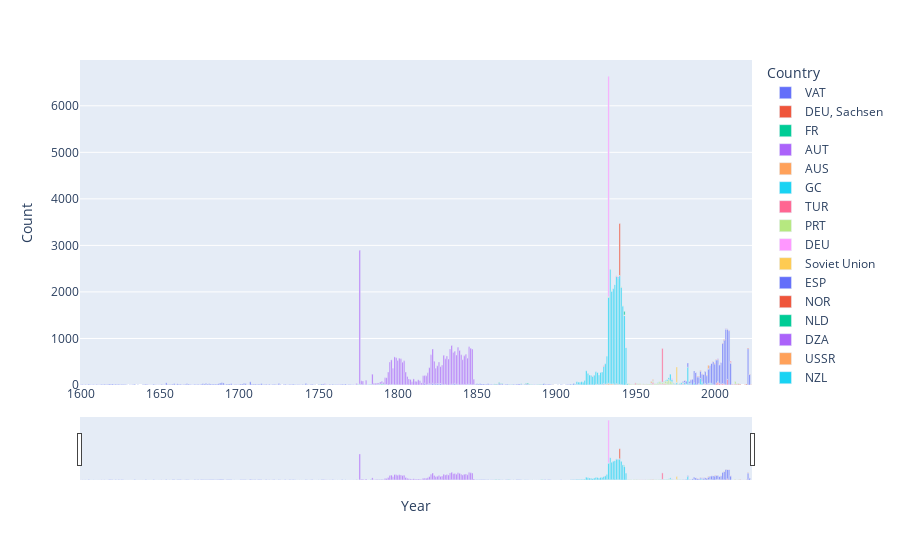

Notebook cell for this chart:
### Code cell
fig = px.bar(grouped_df[grouped_df['Count']>2], x='Year', y='Count', color='Country')
fig.update_layout(xaxis=dict(rangeslider=dict(visible=True)))
fig.show()

### Figure 1 — Plotly figure (JSON) as saved in the notebook; plotly's stock layout.template omitted (floating-point values rounded to 4 significant figures; data arrays with more than 128 entries replaced by an {"elided": "..."} marker saying what was removed)
{"data": [{"alignmentgroup": "True", "hovertemplate": "Country=VAT<br>Year=%{x}<br>Count=%{y}<extra></extra>", "legendgroup": "VAT", "marker": {"color": "#636efa", "pattern": {"shape": ""}}, "name": "VAT", "offsetgroup": "VAT", "orientation": "v", "showlegend": true, "textposition": "auto", "type": "bar", "x": {"elided": "307 int values"}, "xaxis": "x", "y": {"elided": "307 int values"}, "yaxis": "y"}, {"alignmentgroup": "True", "hovertemplate": "Country=DEU, Sachsen<br>Year=%{x}<br>Count=%{y}<extra></extra>", "legendgroup": "DEU, Sachsen", "marker": {"color": "#EF553B", "pattern": {"shape": ""}}, "name": "DEU, Sachsen", "offsetgroup": "DEU, Sachsen", "orientation": "v", "showlegend": true, "textposition": "auto", "type": "bar", "x": [1696], "xaxis": "x", "y": [3], "yaxis": "y"}, {"alignmentgroup": "True", "hovertemplate": "Country=FR<br>Year=%{x}<br>Count=%{y}<extra></extra>", "legendgroup": "FR", "marker": {"color": "#00cc96", "pattern": {"shape": ""}}, "name": "FR", "offsetgroup": "FR", "orientation": "v", "showlegend": true, "textposition": "auto", "type": "bar", "x": [1735, 1751, 1760, 1775, 1776, 1777, 1780, 1782, 1783, 1784, 1787, 1788, 1789, 1790, 1791, 1792, 1793, 1795, 1796, 1797, 1798, 1799, 1800, 1801, 1803, 1815, 1820, 1830, 1859, 1860, 1861, 1862, 1863, 1864, 1865, 1866, 1870, 1871, 1872, 1878, 1879, 1880, 1881, 1882, 1883, 1884, 1885, 1888, 1889, 1890, 1891, 1892, 1898, 1903], "xaxis": "x", "y": [3, 3, 3, 6, 9, 3, 4, 6, 4, 6, 6, 3, 10, 21, 14, 5, 7, 4, 4, 6, 5, 6, 8, 4, 3, 3, 3, 9, 3, 3, 8, 7, 5, 16, 4, 8, 6, 3, 5, 8, 3, 9, 11, 21, 9, 5, 5, 7, 5, 6, 3, 4, 3, 3], "yaxis": "y"}, {"alignmentgroup": "True", "hovertemplate": "Country=AUT<br>Year=%{x}<br>Count=%{y}<extra></extra>", "legendgroup": "AUT", "marker": {"color": "#ab63fa", "pattern": {"shape": ""}}, "name": "AUT", "offsetgroup": "AUT", "orientation": "v", "showlegend": true, "textposition": "auto", "type": "bar", "x": [1754, 1755, 1757, 1762, 1763, 1771, 1774, 1776, 1777, 1778, 1780, 1784, 1785, 1786, 1787, 1788, 1789, 1790, 1791, 1792, 1793, 1794, 1795, 1796, 1797, 1798, 1799, 1800, 1801, 1802, 1803, 1804, 1805, 1806, 1807, 1808, 1809, 1810, 1811, 1812, 1813, 1814, 1815, 1816, 1817, 1818, 1819, 1820, 1821, 1822, 1823, 1824, 1825, 1826, 1827, 1828, 1829, 1830, 1831, 1832, 1833, 1834, 1835, 1836, 1837, 1838, 1839, 1840, 1841, 1842, 1843, 1844, 1845, 1846, 1847, 1848], "xaxis": "x", "y": [16, 5, 4, 3, 5, 4, 26, 2875, 82, 80, 92, 219, 36, 29, 34, 26, 47, 55, 34, 145, 147, 278, 482, 531, 347, 599, 581, 519, 570, 563, 487, 507, 275, 177, 131, 120, 70, 131, 82, 76, 111, 94, 42, 200, 163, 191, 252, 348, 636, 737, 490, 331, 384, 469, 364, 413, 636, 549, 622, 559, 758, 830, 678, 690, 628, 791, 738, 640, 531, 614, 651, 563, 797, 780, 766, 115], "yaxis": "y"}, {"alignmentgroup": "True", "hovertemplate": "Country=AUS<br>Year=%{x}<br>Count=%{y}<extra></extra>", "legendgroup": "AUS", "marker": {"color": "#FFA15A", "pattern": {"shape": ""}}, "name": "AUS", "offsetgroup": "AUS", "orientation": "v", "showlegend": true, "textposition": "auto", "type": "bar", "x": [1898, 1901, 1925, 1926, 1927, 1928, 1929, 1930, 1931, 1932, 1933, 1934, 1935, 1936, 1937, 1938, 1939, 1940, 1941, 1942, 1944, 1945, 1946, 1947, 1948, 1949, 1950, 1951, 1952, 1953, 1954, 1955, 1956, 1957, 1958, 1959, 1960, 1961, 1962, 1963, 1964, 1965, 1966, 1967, 1968, 1969, 1970], "xaxis": "x", "y": [3, 3, 7, 5, 3, 5, 14, 12, 14, 22, 35, 21, 24, 14, 7, 15, 11, 9, 4, 4, 6, 3, 5, 5, 5, 7, 8, 11, 17, 14, 11, 14, 5, 6, 6, 4, 5, 12, 5, 8, 12, 11, 17, 8, 13, 21, 7], "yaxis": "y"}, {"alignmentgroup": "True", "hovertemplate": "Country=GC<br>Year=%{x}<br>Count=%{y}<extra></extra>", "legendgroup": "GC", "marker": {"color": "#19d3f3", "pattern": {"shape": ""}}, "name": "GC", "offsetgroup": "GC", "orientation": "v", "showlegend": true, "textposition": "auto", "type": "bar", "x": [1910, 1912, 1913, 1914, 1915, 1916, 1917, 1918, 1919, 1920, 1921, 1922, 1923, 1924, 1925, 1926, 1927, 1928, 1929, 1930, 1931, 1932, 1933, 1934, 1935, 1936, 1937, 1938, 1939, 1940, 1941, 1942, 1943, 1944, 1945, 1965, 1971, 1980, 1981, 1982, 1983, 1984, 1985, 1990, 1991], "xaxis": "x", "y": [3, 12, 58, 54, 57, 65, 57, 96, 305, 245, 211, 203, 178, 212, 270, 253, 211, 259, 261, 364, 436, 589, 1848, 2463, 1994, 2045, 2146, 2302, 2274, 2334, 2091, 1691, 1492, 799, 29, 7, 3, 3, 6, 4, 4, 3, 5, 3, 3], "yaxis": "y"}, {"alignmentgroup": "True", "hovertemplate": "Country=TUR<br>Year=%{x}<br>Count=%{y}<extra></extra>", "legendgroup": "TUR", "marker": {"color": "#FF6692", "pattern": {"shape": ""}}, "name": "TUR", "offsetgroup": "TUR", "orientation": "v", "showlegend": true, "textposition": "auto", "type": "bar", "x": [1923, 1930, 1935, 1938, 1943, 1944, 1950, 1954, 1956, 1957, 1960, 1961, 1962, 1965, 1966, 1967, 1968, 1969, 1970, 1971, 1972, 1973, 1974, 1975, 1976, 1977, 1978, 1979, 1980, 1981, 1982, 1983, 1984, 1985, 1986, 1988, 1990, 1991, 1992, 1993, 1994, 1995, 1996, 1997, 1998, 1999, 2000, 2001, 2002, 2003, 2004, 2005, 2006, 2008, 2009, 2010, 2013, 2015], "xaxis": "x", "y": [9, 16, 3, 15, 4, 4, 35, 3, 9, 10, 4, 49, 3, 6, 5, 11, 18, 10, 6, 14, 13, 6, 11, 15, 9, 7, 10, 12, 22, 5, 7, 7, 13, 4, 3, 5, 19, 8, 5, 15, 21, 11, 20, 18, 13, 7, 4, 43, 69, 39, 23, 30, 24, 121, 4, 3, 3, 3], "yaxis": "y"}, {"alignmentgroup": "True", "hovertemplate": "Country=PRT<br>Year=%{x}<br>Count=%{y}<extra></extra>", "legendgroup": "PRT", "marker": {"color": "#B6E880", "pattern": {"shape": ""}}, "name": "PRT", "offsetgroup": "PRT", "orientation": "v", "showlegend": true, "textposition": "auto", "type": "bar", "x": [1933, 1934, 1935, 1940, 1941, 1942, 1943, 1944, 1945, 1946, 1947, 1948, 1949, 1950, 1951, 1952, 1953, 1954, 1955, 1956, 1957, 1958, 1959, 1960, 1961, 1962, 1963, 1964, 1965, 1966, 1967, 1968, 1969, 1970, 1971, 1972, 1973, 1974], "xaxis": "x", "y": [12, 6, 5, 6, 10, 5, 9, 4, 12, 22, 13, 5, 7, 7, 14, 8, 12, 3, 11, 5, 8, 14, 16, 28, 24, 19, 21, 31, 45, 43, 37, 33, 56, 73, 101, 76, 65, 19], "yaxis": "y"}, {"alignmentgroup": "True", "hovertemplate": "Country=DEU<br>Year=%{x}<br>Count=%{y}<extra></extra>", "legendgroup": "DEU", "marker": {"color": "#FF97FF", "pattern": {"shape": ""}}, "name": "DEU", "offsetgroup": "DEU", "orientation": "v", "showlegend": true, "textposition": "auto", "type": "bar", "x": [1933], "xaxis": "x", "y": [4737], "yaxis": "y"}, {"alignmentgroup": "True", "hovertemplate": "Country=Soviet Union<br>Year=%{x}<br>Count=%{y}<extra></extra>", "legendgroup": "Soviet Union", "marker": {"color": "#FECB52", "pattern": {"shape": ""}}, "name": "Soviet Union", "offsetgroup": "Soviet Union", "orientation": "v", "showlegend": true, "textposition": "auto", "type": "bar", "x": [1937], "xaxis": "x", "y": [3], "yaxis": "y"}, {"alignmentgroup": "True", "hovertemplate": "Country=ESP<br>Year=%{x}<br>Count=%{y}<extra></extra>", "legendgroup": "ESP", "marker": {"color": "#636efa", "pattern": {"shape": ""}}, "name": "ESP", "offsetgroup": "ESP", "orientation": "v", "showlegend": true, "textposition": "auto", "type": "bar", "x": [1939], "xaxis": "x", "y": [29], "yaxis": "y"}, {"alignmentgroup": "True", "hovertemplate": "Country=NOR<br>Year=%{x}<br>Count=%{y}<extra></extra>", "legendgroup": "NOR", "marker": {"color": "#EF553B", "pattern": {"shape": ""}}, "name": "NOR", "offsetgroup": "NOR", "orientation": "v", "showlegend": true, "textposition": "auto", "type": "bar", "x": [1940], "xaxis": "x", "y": [1118], "yaxis": "y"}, {"alignmentgroup": "True", "hovertemplate": "Country=NLD<br>Year=%{x}<br>Count=%{y}<extra></extra>", "legendgroup": "NLD", "marker": {"color": "#00cc96", "pattern": {"shape": ""}}, "name": "NLD", "offsetgroup": "NLD", "orientation": "v", "showlegend": true, "textposition": "auto", "type": "bar", "x": [1943], "xaxis": "x", "y": [78], "yaxis": "y"}, {"alignmentgroup": "True", "hovertemplate": "Country=DZA<br>Year=%{x}<br>Count=%{y}<extra></extra>", "legendgroup": "DZA", "marker": {"color": "#ab63fa", "pattern": {"shape": ""}}, "name": "DZA", "offsetgroup": "DZA", "orientation": "v", "showlegend": true, "textposition": "auto", "type": "bar", "x": [1960, 1961], "xaxis": "x", "y": [5, 10], "yaxis": "y"}, {"alignmentgroup": "True", "hovertemplate": "Country=USSR<br>Year=%{x}<br>Count=%{y}<extra></extra>", "legendgroup": "USSR", "marker": {"color": "#FFA15A", "pattern": {"shape": ""}}, "name": "USSR", "offsetgroup": "USSR", "orientation": "v", "showlegend": true, "textposition": "auto", "type": "bar", "x": [1960, 1961], "xaxis": "x", "y": [35, 24], "yaxis": "y"}, {"alignmentgroup": "True", "hovertemplate": "Country=NZL<br>Year=%{x}<br>Count=%{y}<extra></extra>", "legendgroup": "NZL", "marker": {"color": "#19d3f3", "pattern": {"shape": ""}}, "name": "NZL", "offsetgroup": "NZL", "orientation": "v", "showlegend": true, "textposition": "auto", "type": "bar", "x": [1964, 1966, 1967, 1968, 1969, 1970, 1971, 1972, 1973, 1974, 1975, 1976, 1978, 1979, 1980, 1981, 1982, 1983, 1984, 1985, 1987, 1988, 1989, 1990, 1991, 1992, 1993, 1994, 1996, 1997, 1998, 1999, 2000, 2002, 2007, 2013], "xaxis": "x", "y": [3, 7, 6, 13, 14, 34, 42, 144, 48, 15, 9, 40, 25, 38, 15, 39, 8, 371, 18, 28, 49, 3, 13, 8, 131, 65, 9, 14, 14, 24, 24, 3, 3, 9, 4, 3], "yaxis": "y"}, {"alignmentgroup": "True", "hovertemplate": "Country=GRC<br>Year=%{x}<br>Count=%{y}<extra></extra>", "legendgroup": "GRC", "marker": {"color": "#FF6692", "pattern": {"shape": ""}}, "name": "GRC", "offsetgroup": "GRC", "orientation": "v", "showlegend": true, "textposition": "auto", "type": "bar", "x": [1967], "xaxis": "x", "y": [724], "yaxis": "y"}, {"alignmentgroup": "True", "hovertemplate": "Country=ZAF<br>Year=%{x}<br>Count=%{y}<extra></extra>", "legendgroup": "ZAF", "marker": {"color": "#B6E880", "pattern": {"shape": ""}}, "name": "ZAF", "offsetgroup": "ZAF", "orientation": "v", "showlegend": true, "textposition": "auto", "type": "bar", "x": [1970, 1971, 1975, 1976, 1977, 1978, 1979, 1980, 1981, 1982], "xaxis": "x", "y": [3, 3, 9, 8, 7, 10, 10, 6, 4, 3], "yaxis": "y"}, {"alignmentgroup": "True", "hovertemplate": "Country=CHL<br>Year=%{x}<br>Count=%{y}<extra></extra>", "legendgroup": "CHL", "marker": {"color": "#FF97FF", "pattern": {"shape": ""}}, "name": "CHL", "offsetgroup": "CHL", "orientation": "v", "showlegend": true, "textposition": "auto", "type": "bar", "x": [1973], "xaxis": "x", "y": [18], "yaxis": "y"}, {"alignmentgroup": "True", "hovertemplate": "Country=ARG<br>Year=%{x}<br>Count=%{y}<extra></extra>", "legendgroup": "ARG", "marker": {"color": "#FECB52", "pattern": {"shape": ""}}, "name": "ARG", "offsetgroup": "ARG", "orientation": "v", "showlegend": true, "textposition": "auto", "type": "bar", "x": [1976], "xaxis": "x", "y": [331], "yaxis": "y"}, {"alignmentgroup": "True", "hovertemplate": "Country=USA<br>Year=%{x}<br>Count=%{y}<extra></extra>", "legendgroup": "USA", "marker": {"color": "#636efa", "pattern": {"shape": ""}}, "name": "USA", "offsetgroup": "USA", "orientation": "v", "showlegend": true, "textposition": "auto", "type": "bar", "x": [1980, 1981, 1982, 1983, 1984, 1985, 1986, 1987, 1988, 1989, 1990, 1991, 1992, 1993, 1994, 1995, 1996, 1997, 1998, 1999, 2000, 2001, 2002, 2003, 2004, 2005, 2006, 2007, 2008, 2009, 2010, 2021, 2022], "xaxis": "x", "y": [29, 45, 61, 90, 37, 77, 119, 254, 260, 162, 141, 155, 165, 201, 253, 189, 308, 373, 428, 492, 445, 496, 464, 395, 459, 869, 940, 1199, 1080, 1165, 467, 781, 225], "yaxis": "y"}, {"alignmentgroup": "True", "hovertemplate": "Country=CHN<br>Year=%{x}<br>Count=%{y}<extra></extra>", "legendgroup": "CHN", "marker": {"color": "#EF553B", "pattern": {"shape": ""}}, "name": "CHN", "offsetgroup": "CHN", "orientation": "v", "showlegend": true, "textposition": "auto", "type": "bar", "x": [1981, 1985, 1988, 1989, 1990, 1991, 1992, 1993, 1994, 1995, 1996, 1999, 2000, 2001, 2002, 2003, 2004, 2005, 2006, 2007, 2008, 2009, 2010, 2011, 2012, 2013, 2014, 2015, 2016, 2019, 2020, 2021, 2022, 2023], "xaxis": "x", "y": [3, 3, 3, 15, 16, 13, 11, 8, 10, 8, 10, 6, 10, 14, 14, 8, 4, 8, 10, 4, 7, 11, 10, 12, 6, 14, 22, 20, 14, 5, 21, 13, 9, 5], "yaxis": "y"}, {"alignmentgroup": "True", "hovertemplate": "Country=CMR<br>Year=%{x}<br>Count=%{y}<extra></extra>", "legendgroup": "CMR", "marker": {"color": "#00cc96", "pattern": {"shape": ""}}, "name": "CMR", "offsetgroup": "CMR", "orientation": "v", "showlegend": true, "textposition": "auto", "type": "bar", "x": [1985, 2010], "xaxis": "x", "y": [3, 3], "yaxis": "y"}, {"alignmentgroup": "True", "hovertemplate": "Country=SA<br>Year=%{x}<br>Count=%{y}<extra></extra>", "legendgroup": "SA", "marker": {"color": "#ab63fa", "pattern": {"shape": ""}}, "name": "SA", "offsetgroup": "SA", "orientation": "v", "showlegend": true, "textposition": "auto", "type": "bar", "x": [1985, 1988, 1990, 1992, 1993, 1994, 1998, 1999, 2001, 2002, 2003, 2004, 2005, 2006, 2007, 2009, 2012, 2014], "xaxis": "x", "y": [3, 3, 4, 3, 5, 3, 6, 4, 3, 6, 4, 3, 5, 5, 5, 3, 5, 3], "yaxis": "y"}, {"alignmentgroup": "True", "hovertemplate": "Country=IRN<br>Year=%{x}<br>Count=%{y}<extra></extra>", "legendgroup": "IRN", "marker": {"color": "#FFA15A", "pattern": {"shape": ""}}, "name": "IRN", "offsetgroup": "IRN", "orientation": "v", "showlegend": true, "textposition": "auto", "type": "bar", "x": [1996, 2005, 2006], "xaxis": "x", "y": [73, 3, 10], "yaxis": "y"}, {"alignmentgroup": "True", "hovertemplate": "Country=QAT<br>Year=%{x}<br>Count=%{y}<extra></extra>", "legendgroup": "QAT", "marker": {"color": "#19d3f3", "pattern": {"shape": ""}}, "name": "QAT", "offsetgroup": "QAT", "orientation": "v", "showlegend": true, "textposition": "auto", "type": "bar", "x": [2008, 2014], "xaxis": "x", "y": [3, 4], "yaxis": "y"}, {"alignmentgroup": "True", "hovertemplate": "Country=BGD<br>Year=%{x}<br>Count=%{y}<extra></extra>", "legendgroup": "BGD", "marker": {"color": "#FF6692", "pattern": {"shape": ""}}, "name": "BGD", "offsetgroup": "BGD", "orientation": "v", "showlegend": true, "textposition": "auto", "type": "bar", "x": [2010], "xaxis": "x", "y": [29], "yaxis": "y"}, {"alignmentgroup": "True", "hovertemplate": "Country=RUS<br>Year=%{x}<br>Count=%{y}<extra></extra>", "legendgroup": "RUS", "marker": {"color": "#B6E880", "pattern": {"shape": ""}}, "name": "RUS", "offsetgroup": "RUS", "orientation": "v", "showlegend": true, "textposition": "auto", "type": "bar", "x": [2013, 2014, 2015], "xaxis": "x", "y": [54, 4, 17], "yaxis": "y"}], "layout": {"barmode": "relative", "legend": {"title": {"text": "Country"}, "tracegroupgap": 0}, "margin": {"t": 60}, "xaxis": {"anchor": "y", "domain": [0, 1], "rangeslider": {"visible": true}, "title": {"text": "Year"}}, "yaxis": {"anchor": "x", "domain": [0, 1], "title": {"text": "Count"}}}}
